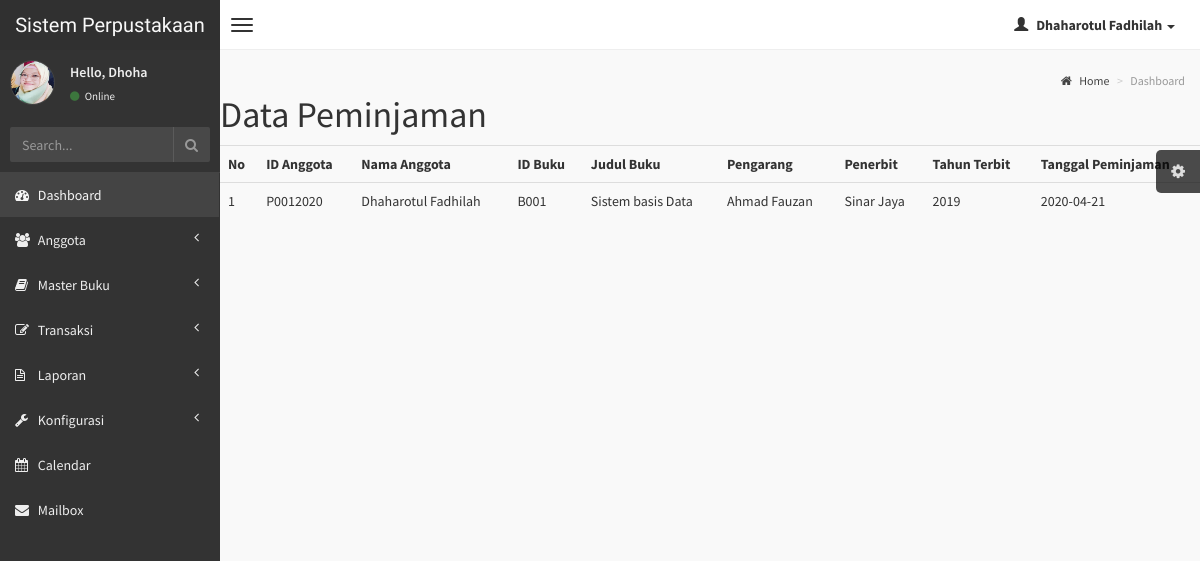
The app's page /index.php/peminjaman/peminjaman_buku with its own data.
### tables this page shows
CREATE TABLE `tb_peminjaman` (
  `id_anggota` varchar(100) DEFAULT NULL,
  `id_buku` varchar(100) DEFAULT NULL,
  `tanggal_peminjaman` date DEFAULT NULL
);

CREATE TABLE `tb_anggota` (
  `id_anggota` varchar(100) NOT NULL,
  `nama_anggota` varchar(250) DEFAULT NULL,
  `alamat` varchar(250) DEFAULT NULL,
  `jenis_kelamin` varchar(10) DEFAULT NULL,
  `agama` varchar(50) DEFAULT NULL,
  `pekerjaan` varchar(250) DEFAULT NULL,
  `Tempat_lahir` varchar(200) DEFAULT NULL,
  `tanggal_lahir` date DEFAULT NULL,
  `tanggal_daftar` date DEFAULT NULL
);

CREATE TABLE `tb_buku` (
  `id_buku` varchar(100) NOT NULL,
  `judul_buku` varchar(250) DEFAULT NULL,
  `pengarang` varchar(250) DEFAULT NULL,
  `penerbit` varchar(10) DEFAULT NULL,
  `jumlah_halaman` int(10) DEFAULT NULL,
  `tahun_terbit` char(10) DEFAULT NULL,
  `asal_perolehan` varchar(200) DEFAULT NULL,
  `tanggal_input` date DEFAULT NULL
);

### application/controllers/Peminjaman.php (called while the page is built, shortened)
<?php
class Peminjaman extends CI_Controller {
 function __construct()
 {
 $this->load->model('m_peminjaman');
 $this->load->helper(array('form', 'url'));
 }
 public function peminjaman_buku()
 {
    $data['join3'] = $this->m_peminjaman->tigatable()->result();
    $this->load->view("templates/template");
    $this->load->view('peminjaman',$data);
 }
}

### index.php (called while the page is built, shortened)
<?php
require_once BASEPATH.'core/CodeIgniter.php';

### application/models/m_peminjaman.php (called while the page is built)
<?php if ( ! defined('BASEPATH')) exit('No direct script access allowed');
class m_peminjaman extends CI_Model {
public function tigatable ()
 {
	$this->db->select('*');
 	$this->db->from('tb_peminjaman');
 	$this->db->join('tb_anggota','tb_peminjaman.id_anggota=tb_anggota.id_anggota');
 	$this->db->join('tb_buku','tb_peminjaman.id_buku=tb_buku.id_buku');
 	$query = $this->db->get();
 	return $query;
}
}

### application/views/peminjaman.php (the view)
<div class="content-wrapper">
  <section class="content-header">
    <h1>
      Data Peminjaman
    </h1>
  </section>
  <table class="table">
    <tr>
      <th>No</th>
      <th>ID Anggota</th>
      <th>Nama Anggota</th>
      <th>ID Buku</th>
      <th>Judul Buku</th>
      <th>Pengarang</th>
      <th>Penerbit</th>
      <th>Tahun Terbit</th>
      <th>Tanggal Peminjaman</th>
      </tr>
      <?php
      $no=1;
      foreach ($join3 as $row): ?>
      <tr>
        <td><?php echo $no++;?></td>
        <td><?php echo $row->id_anggota;?></td>
        <td><?php echo $row->nama_anggota;?></td>
        <td><?php echo $row->id_buku;?></td>
        <td><?php echo $row->judul_buku;?></td>
        <td><?php echo $row->pengarang;?></td>
        <td><?php echo $row->penerbit;?></td>
        <td><?php echo $row->tahun_terbit;?></td>
        <td><?php echo $row->tanggal_peminjaman;?></td>
      </tr>
      <?php endforeach; ?>
    </table>

### AdminLTE/css/AdminLTE.css (style rules this page uses)
html, body { overflow-x: hidden!important; font-family: 'Source Sans Pro', sans-serif; -webkit-font-smoothing: antialiased; min-height: 100%; background: #f9f9f9; }
h1, h2, h3, h4, h5, h6, .h1, .h2, .h3, .h4, .h5, .h6 { font-family: 'Source Sans Pro', sans-serif; }

### records on screen
tb_peminjaman: id_anggota.id_anggota "P0012020", id_anggota.nama_anggota "Dhaharotul Fadhilah", id_buku.id_buku "B001", id_buku.judul_buku "Sistem basis Data", id_buku.pengarang "Ahmad Fauzan", id_buku.penerbit "Sinar Jaya", id_buku.tahun_terbit "2019", tanggal_peminjaman "2020-04-21"
